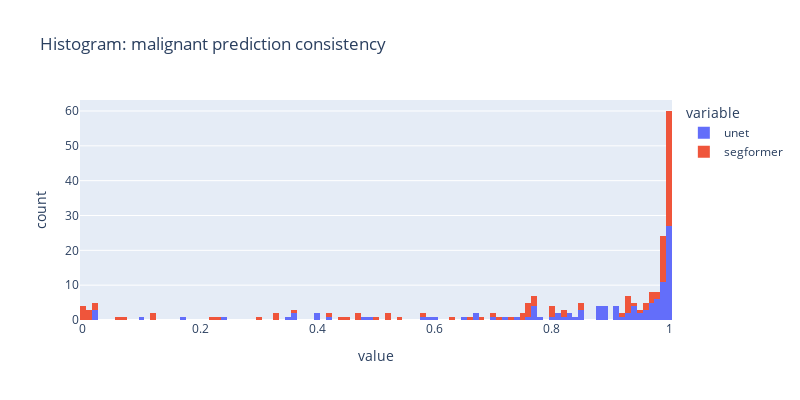

Here is the notebook cell this chart was saved with:
### Code cell
px.histogram(
    data_frame=perf_df[["unet", "segformer"]][perf_df["class"] == "malignant"],
    barmode="relative",
    title="Histogram: malignant prediction consistency",
    nbins=200,
    width=800,
    height=400,
)

### Figure 1 — Plotly figure (JSON) as saved in the notebook; plotly's stock layout.template omitted (floating-point values rounded to 4 significant figures)
{"data": [{"alignmentgroup": "True", "bingroup": "x", "hovertemplate": "variable=unet<br>value=%{x}<br>count=%{y}<extra></extra>", "legendgroup": "unet", "marker": {"color": "#636efa", "pattern": {"shape": ""}}, "name": "unet", "nbinsx": 200, "offsetgroup": "unet", "orientation": "v", "showlegend": true, "type": "histogram", "x": [0.9944, 0.9996, 0.9953, 0.8451, 0.9693, 0.0174, 0.986, 0.587, 0.9258, 0.9923, 0.4898, 0.9979, 0.9998, 0.9961, 0.9391, 0.7721, 0.8183, 0.914, 0.3554, 0.9723, 1, 0.8356, 0.7236, 0.7636, 0.9637, 0.9866, 0.9863, 0.7712, 0.7699, 0.9879, 0.9971, 0.8521, 0.3961, 0.9355, 0.8132, 0.9984, 0.9318, 0.89, 1, 0.9935, 0.8307, 0.8803, 0.9999, 0.01567, 0.5981, 0.8941, 0.8766, 0.02097, 0.9221, 0.9984, 0.9504, 0.9683, 0.9708, 0.9966, 0.3454, 0.9837, 0.6459, 0.7837, 1, 0.9933, 0.9051, 0.7963, 0.9819, 0.9639, 1.0, 0.9993, 0.9998, 0.5838, 1, 0.8078, 0.9969, 0.8261, 0.7009, 0.9999, 0.9992, 0.9811, 0.9969, 0.9939, 0.9953, 0.7735, 0.4848, 0.9985, 0.9616, 1, 1.0, 0.9841, 0.8503, 0.74, 0.6704, 0.9918, 0.9068, 0.9906, 0.9443, 0.9955, 0.3623, 0.9403, 0.4212, 0.8803, 0.9506, 0.09668, 0.4041, 0.1668, 0.9116, 1, 0.235, 0.8927, 0.8762, 0.982, 0.8869, 0.9696, 0.9797, 0.667], "xaxis": "x", "yaxis": "y"}, {"alignmentgroup": "True", "bingroup": "x", "hovertemplate": "variable=segformer<br>value=%{x}<br>count=%{y}<extra></extra>", "legendgroup": "segformer", "marker": {"color": "#EF553B", "pattern": {"shape": ""}}, "name": "segformer", "nbinsx": 200, "offsetgroup": "segformer", "orientation": "v", "showlegend": true, "type": "histogram", "x": [0.9998, 0.9965, 0.9894, 0.8004, 0.9812, 0.008763, 0.9844, 0.0718, 0.444, 0.9958, 0.6299, 0.9988, 0.997, 0.9929, 0.7576, 0.9569, 0.124, 0.9994, 0.356, 0.803, 1, 0.5836, 0.4744, 1, 0.6792, 0.9347, 0.6601, 0.01825, 0.9512, 0.9986, 1, 0.8505, 0.5046, 0.9892, 0.7591, 1, 0.7988, 0.3281, 1, 0.9892, 0.824, 0.7513, 1, 0, 0.4737, 0.922, 0.9746, 0.01117, 0.7672, 1, 0.9999, 0.54, 0.9906, 0.9953, 0.01414, 1, 0.7051, 0.2209, 0.9991, 0.9983, 0.9279, 0.9334, 0.986, 1, 1, 1, 1, 0.3319, 1, 0.9882, 0.9868, 0.7277, 0.9888, 1, 0.975, 0.7608, 1, 0.9696, 0.9957, 0.696, 0.05625, 0.9936, 0.9368, 0.9607, 1, 1, 0.9343, 0.4514, 0.5204, 0.9959, 0.4199, 0.9895, 0.9275, 1, 0.2264, 0.9861, 0.001682, 0.7538, 0.7573, 0, 0.0001461, 0.301, 0.5189, 1, 0.01825, 0.9887, 0.1239, 0.7658, 0.8486, 0.8184, 0.9973, 0.7685], "xaxis": "x", "yaxis": "y"}], "layout": {"barmode": "relative", "height": 400, "legend": {"title": {"text": "variable"}, "tracegroupgap": 0}, "title": {"text": "Histogram: malignant prediction consistency"}, "width": 800, "xaxis": {"anchor": "y", "domain": [0, 1], "title": {"text": "value"}}, "yaxis": {"anchor": "x", "domain": [0, 1], "title": {"text": "count"}}}}
